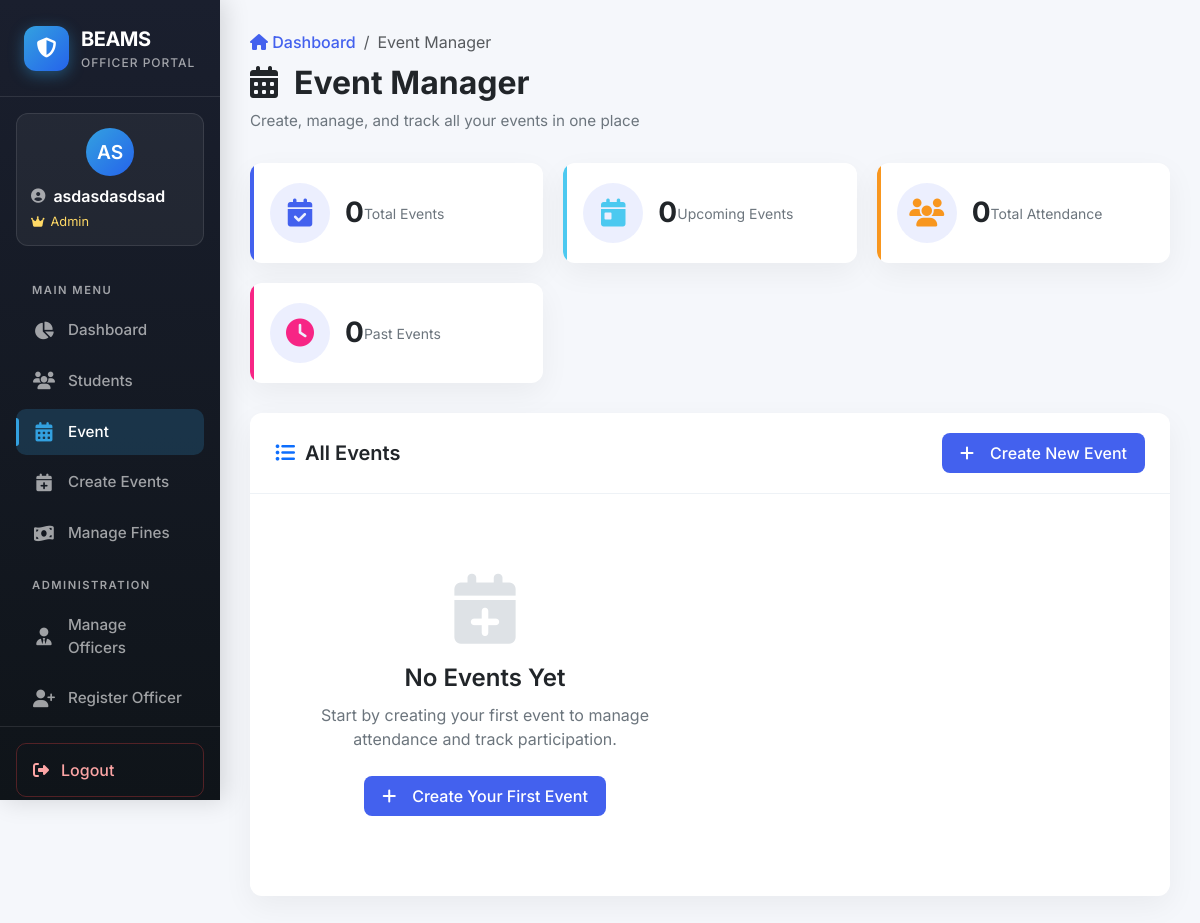
Page /views/officerpage/manage_event.php (signed in) on the earlier database version.
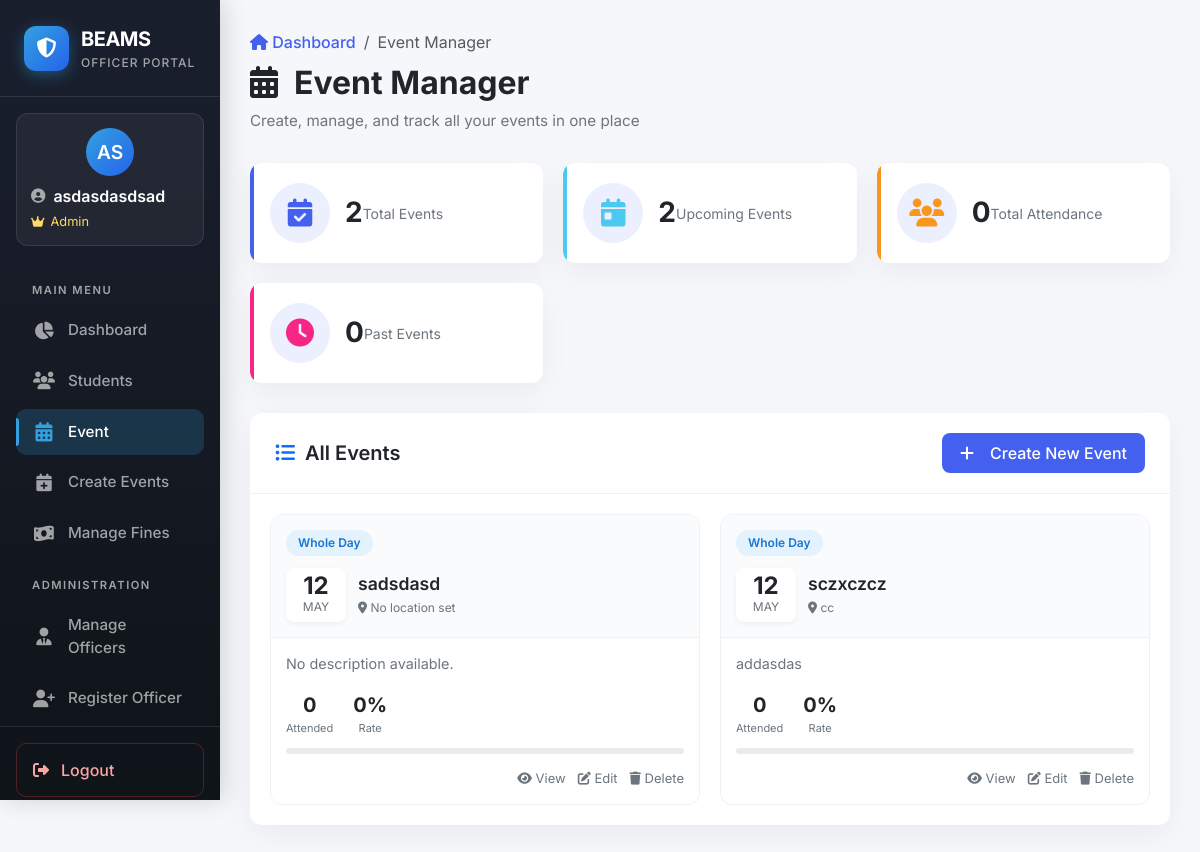
Same page on the later database version.
### tables this page shows
CREATE TABLE `events` (
  `event_id` int(11) NOT NULL,
  `event_name` varchar(150) NOT NULL,
  `event_date` date NOT NULL,
  `event_type` enum('whole_day','half_day_am','half_day_pm') NOT NULL DEFAULT 'whole_day',
  `half_day_period` enum('am','pm') DEFAULT NULL,
  `description` text DEFAULT NULL,
  `location` varchar(255) DEFAULT NULL,
  `created_by` varchar(20) NOT NULL,
  `created_at` timestamp NOT NULL DEFAULT current_timestamp(),
  `fines_generated` tinyint(1) NOT NULL DEFAULT 0
);

### views/officerpage/manage_event.php (the view, shortened to what the rows shown need)
<?php
require "../../Connection/connection.php";
$events = $conn->query("
    SELECT e.*,
           COUNT(DISTINCT a.student_id) as attendance_count,
           (SELECT COUNT(*) FROM students) as total_students
    FROM events e
    LEFT JOIN attendance a ON e.event_id = a.event_id
    GROUP BY e.event_id
    ORDER BY e.event_date DESC
");
include "../sidebar/officer_sidebar.php";
?>
<!DOCTYPE html>
<html lang="en">
<head>
    <link href="https://cdn.jsdelivr.net/npm/bootstrap@5.3.2/dist/css/bootstrap.min.css" rel="stylesheet">
    <link rel="stylesheet" href="https://cdnjs.cloudflare.com/ajax/libs/font-awesome/6.4.0/css/all.min.css">
</head>
<body>
    <div class="main-contents">
        <div class="page-header">
            <h1 class="page-title"><i class="fas fa-calendar-alt me-3"></i>Event Manager</h1>
        </div>
        <div class="content-card animate-in delay-2">
            <div class="events-grid">
                <?php if ($events->num_rows > 0): ?>
                <?php while($event = $events->fetch_assoc()):
                        $date = strtotime($event['event_date']);
                        $day = date('d', $date);
                        $month = date('M', $date);
                        $attendance_rate = $event['total_students'] > 0 ?
                            round(($event['attendance_count'] / $event['total_students']) * 100) : 0;
                        $badge_class = '';
                        $badge_label = '';
                        if ($event['event_type'] === 'whole_day') {
                            $badge_class = 'badge-whole';
                            $badge_label = 'Whole Day';
                        } else {
                            $badge_class = 'badge-whole';
                            $badge_label = 'Whole Day';
                        }
                    ?>
                <div class="event-card" data-event-id="<?php echo $event['event_id']; ?>">
                    <div class="event-header">
                        <span
                            class="event-type-badge <?php echo $badge_class; ?>"><?php echo htmlspecialchars($badge_label); ?></span>
                        <div class="event-date">
                            <div class="date-box">
                                <div class="date-day"><?php echo htmlspecialchars($day); ?></div>
                                <div class="date-month"><?php echo htmlspecialchars($month); ?></div>
                            </div>
                            <div>
                                <h4 class="event-title"><?php echo htmlspecialchars($event['event_name']); ?></h4>
                                <div class="event-location">
                                    <i class="fas fa-map-marker-alt"></i>
                                    <?php echo htmlspecialchars($event['location'] ?: 'No location set'); ?>
                                </div>
                            </div>
                        </div>
                    </div>
                    <div class="event-body">
                        <p class="event-description">
                            <?php echo htmlspecialchars($event['description'] ?: 'No description available.'); ?>
                        </p>
                        <div class="event-stats">
                            <div class="event-stat">
                                <div class="event-stat-value"><?php echo $event['attendance_count']; ?></div>
                                <div class="event-stat-label">Attended</div>
                            </div>
                            <div class="event-stat">
                                <div class="event-stat-value"><?php echo $attendance_rate; ?>%</div>
                                <div class="event-stat-label">Rate</div>
                            </div>
                        </div>
                        <div class="progress">
                        </div>
                        <div class="event-actions">
                            <a href="#" class="view-event" data-id="<?php echo $event['event_id']; ?>"><i
                                    class="fas fa-eye"></i> View</a>
                            <a href="#" class="edit-event" data-id="<?php echo $event['event_id']; ?>"><i
                                    class="fas fa-edit"></i> Edit</a>
                            <a href="#" class="delete-event" data-id="<?php echo $event['event_id']; ?>"><i
                                    class="fas fa-trash"></i> Delete</a>
                        </div>
                    </div>
                </div>
                <?php endwhile; ?>
                <?php endif; ?>
            </div>
        </div>
    </div>
</body>
</html>

Differences in the rows shown:
added events: event_type "Whole Day", event_date "12", event_date "MAY", event_name "sadsdasd", location "No location set", description "No description available.", attendance_count "0", attendance_rate "0"
added events: event_type "Whole Day", event_date "12", event_date "MAY", event_name "sczxczcz", location "cc", description "addasdas", attendance_count "0", attendance_rate "0"
Other differences:
$events->num_rows: "0" → "2"
$upcoming: "0" → "2"
text no longer shown: "No Events Yet Start by creating your first event to manage attendance and track participation. Create Your First Event"
